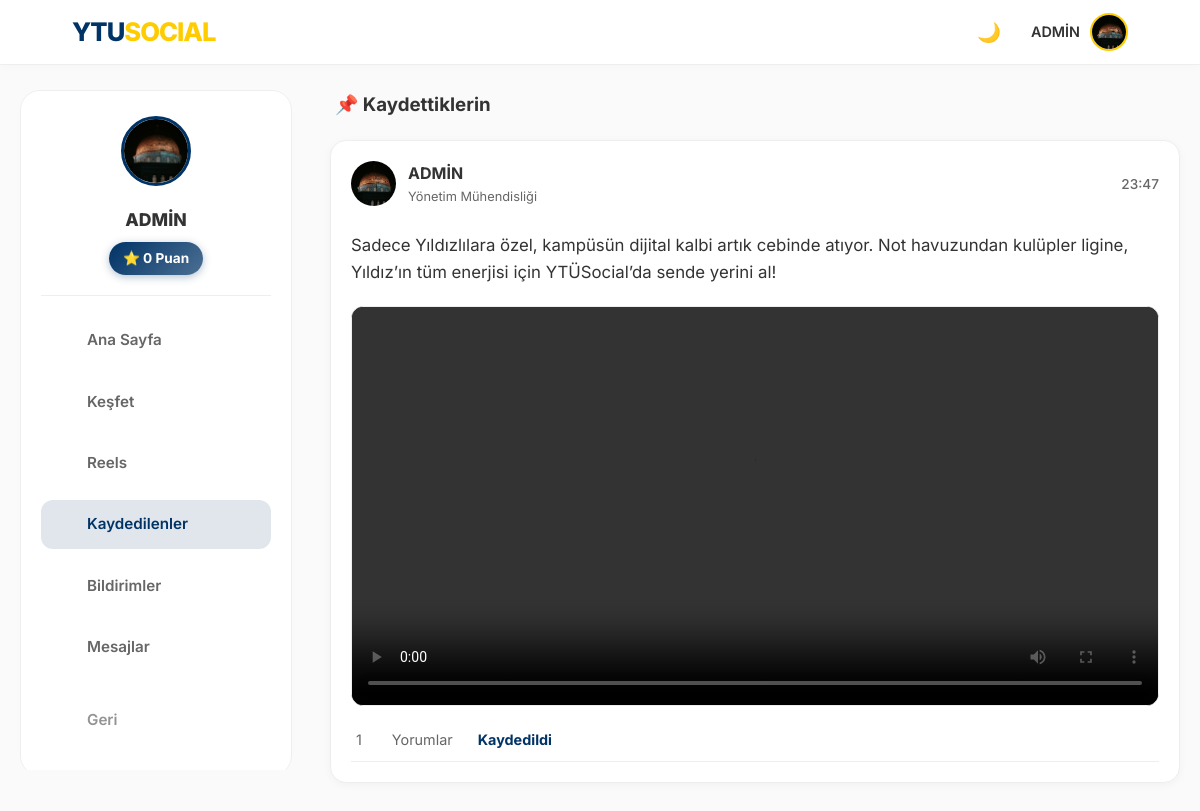
The app's page /saved (signed in) with its own data.
### models.py (models this page shows, shortened)
class User(UserMixin, db.Model):
    id = db.Column(db.Integer, primary_key=True)
    email = db.Column(db.String(120), unique=True, nullable=False)
    password = db.Column(db.String(200), nullable=False)
    username = db.Column(db.String(50), nullable=True)
    handle = db.Column(db.String(30), unique=True, nullable=True)
    stories = db.relationship('Story', backref='author', lazy=True)
    is_admin = db.Column(db.Boolean, default=False)
    department = db.Column(db.String(100), nullable=True)
    score = db.Column(db.Integer, default=0)
    bio = db.Column(db.String(200), nullable=True)
    profile_pic = db.Column(db.String(200), default='img/default_avatar.png')
    is_verified = db.Column(db.Boolean, default=False)
    otp_code = db.Column(db.String(6))
    ban_expiration = db.Column(db.DateTime, nullable=True)
    is_banned = db.Column(db.Boolean, default=False)
    posts = db.relationship('Post', backref='author', lazy=True)
    image_file = db.Column(db.String(255), nullable=True)
    comments = db.relationship('Comment', backref='author', lazy=True)
    messages_sent = db.relationship('Message', foreign_keys='Message.sender_id', backref='sender', lazy='dynamic')
    messages_received = db.relationship('Message', foreign_keys='Message.recipient_id', backref='recipient', lazy='dynamic')
    saved_posts = db.relationship('SavedPost', back_populates='user', lazy=True, cascade="all, delete-orphan")
    followed = db.relationship(
        'User', secondary=followers,
        primaryjoin=(followers.c.follower_id == id),
        secondaryjoin=(followers.c.followed_id == id),
        backref=db.backref('followers', lazy='dynamic'), lazy='dynamic'
    )

class Post(db.Model):
    id = db.Column(db.Integer, primary_key=True)
    content = db.Column(db.Text, nullable=True)
    poll = db.relationship('Poll', uselist=False, backref='post', cascade="all, delete-orphan")
    date_posted = db.Column(db.DateTime, nullable=False, default=get_turkey_time)
    image_file = db.Column(db.String(255), nullable=True)
    user_id = db.Column(db.Integer, db.ForeignKey('user.id'), nullable=False)
    liked_by = db.relationship('User', secondary=likes, backref=db.backref('liked_posts', lazy='dynamic'))
    comments = db.relationship('Comment', backref='post', lazy=True, cascade="all, delete-orphan")
    repost_of_id = db.Column(db.Integer, db.ForeignKey('post.id'), nullable=True)
    repost_of = db.relationship('Post', remote_side=[id], backref=db.backref('reposts', cascade='all, delete-orphan'))
    report_count = db.Column(db.Integer, default=0)
    def is_video(self):
        if not self.image_file: return False
        video_exts = ['mp4', 'mov', 'avi', 'webm']
        return any(self.image_file.lower().endswith(ext) for ext in video_exts)

### routes/main.py (the view)
@main.route('/saved')
@login_required
def saved_posts_list():
    posts = [saved.post for saved in current_user.saved_posts if saved.post]
    posts.reverse()
    return render_template('saved_posts.html', posts=posts)

### models.py (called while the page is built)
@login_manager.user_loader
def load_user(user_id):
    return User.query.get(int(user_id))

### utils.py (called while the page is built)
def get_trending_hashtags():
    from models import Post
    posts = Post.query.with_entities(Post.content).all()
    hashtags = {}
    for post in posts:
        if post.content:
            found_tags = re.findall(r"#(\w+)", post.content.lower())
            for tag in found_tags:
                hashtags[tag] = hashtags.get(tag, 0) + 1
    sorted_tags = sorted(hashtags.items(), key=lambda x: x[1], reverse=True)
    return sorted_tags[:5]

### templates/saved_posts.html (shortened to what this page needs)
<!DOCTYPE html>
<html lang="tr">
<head>
    <link rel="stylesheet" href="/static/style.css">
</head>
<body>
    {% include 'navbar_partial.html' ignore missing %}
    <div class="main-layout" style="grid-template-columns: 280px 1fr;">
        <aside class="left-sidebar sticky-sidebar">
            <div style="background: var(--card-bg); border-radius: 20px; padding: 25px 20px; border: 1px solid var(--border-color);">
                <div style="text-align: center; margin-bottom: 20px; padding-bottom: 20px; border-bottom: 1px solid var(--border-color);">
                    <img src="/static/{{ current_user.profile_pic }}" style="width: 70px; height: 70px; border-radius: 50%; border: 3px solid var(--ytu-lacivert); object-fit: cover; margin-bottom: 12px;">
                    <h3 style="font-size: 1.1rem; font-weight: 800; color: var(--text-color); margin: 0 0 8px 0;">{{ current_user.username }}</h3>
                    <span style="background: linear-gradient(135deg, var(--ytu-lacivert), rgba(var(--ytu-lacivert-rgb), 0.7)); color: white; display: inline-block; padding: 6px 14px; border-radius: 20px; font-weight: 700; font-size: 0.85rem; box-shadow: 0 2px 8px rgba(var(--ytu-lacivert-rgb), 0.3);">⭐ {{ current_user.score }} Puan</span>
                </div>
                <nav style="display: flex; flex-direction: column; gap: 8px;">
                    <a href="{{ url_for('main.index') }}" class="sidebar-link" style="display: flex; align-items: center; gap: 12px; padding: 12px 14px; border-radius: 12px; color: var(--text-muted); text-decoration: none; font-weight: 600; font-size: 0.95rem; transition: all 0.2s;"> Ana Sayfa</a>
                    <a href="{{ url_for('main.explore') }}" class="sidebar-link" style="display: flex; align-items: center; gap: 12px; padding: 12px 14px; border-radius: 12px; color: var(--text-muted); text-decoration: none; font-weight: 600; font-size: 0.95rem; transition: all 0.2s;"> Keşfet</a>
                    <a href="{{ url_for('main.reels') }}" class="sidebar-link" style="display: flex; align-items: center; gap: 12px; padding: 12px 14px; border-radius: 12px; color: var(--text-muted); text-decoration: none; font-weight: 600; font-size: 0.95rem; transition: all 0.2s;"> Reels</a>
                    <a href="{{ url_for('main.saved_posts_list') }}" class="sidebar-link" style="display: flex; align-items: center; gap: 12px; padding: 12px 14px; border-radius: 12px; color: var(--text-muted); text-decoration: none; font-weight: 600; font-size: 0.95rem; transition: all 0.2s; background-color: rgba(var(--ytu-lacivert-rgb), 0.12); color: var(--ytu-lacivert);"> Kaydedilenler</a>
                    <a href="{{ url_for('main.notifications') }}" class="sidebar-link" style="display: flex; align-items: center; gap: 12px; padding: 12px 14px; border-radius: 12px; color: var(--text-muted); text-decoration: none; font-weight: 600; font-size: 0.95rem; transition: all 0.2s;">
                         Bildirimler
                    </a>
                    <a href="{{ url_for('main.messages_inbox') }}" class="sidebar-link" style="display: flex; align-items: center; gap: 12px; padding: 12px 14px; border-radius: 12px; color: var(--text-muted); text-decoration: none; font-weight: 600; font-size: 0.95rem; transition: all 0.2s;"> Mesajlar</a>
                    <a href="javascript:history.back()" class="sidebar-link" style="display: flex; align-items: center; gap: 12px; padding: 12px 14px; border-radius: 12px; color: var(--text-muted); text-decoration: none; font-weight: 600; font-size: 0.95rem; transition: all 0.2s; margin-top: 12px; opacity: 0.7;"> Geri</a>
                </nav>
            </div>
        </aside>
        <main>
            <h3 style="margin-bottom: 20px; color: var(--text-color); padding-left: 5px;">📌 Kaydettiklerin</h3>
            {% for post in posts %}
            {% if post %}
            <div class="post-card">
                {% set display_post = post.repost_of if post.repost_of else post %}
                <div class="post-header">
                    <div class="post-author-info">
                        <img src="/static/{{ display_post.author.profile_pic }}" class="post-avatar">
                        <div>
                            <a href="{{ url_for('main.user_profile', handle=display_post.author.handle) }}" class="post-author-link">
                                <strong class="post-author-name">{{ display_post.author.username }}</strong>
                            </a>
                            <span class="post-author-dept">{{ display_post.author.department or 'Bölüm Yok' }}</span>
                        </div>
                    </div>
                    <small class="post-time">{{ display_post.date_posted.strftime('%H:%M') }}</small>
                </div>
                <div class="post-text">{{ display_post.content }}</div>
                {% if display_post.image_file %}
                <div class="post-image-container">
                    {% if display_post.is_video() %}
                        <video controls class="post-image" style="background: black;">
                            <source src="/static/post_images/{{ display_post.image_file }}" type="video/mp4">
                        </video>
                    {% else %}
                        <img src="/static/post_images/{{ display_post.image_file }}" class="post-image" onclick="openLightbox(this.src)">
                    {% endif %}
                </div>
                {% endif %}
                <div class="post-actions">
                    <span class="action-item" onclick="likePost('{{ display_post.id }}', this)">
                        <span class="like-count">{{ display_post.liked_by|length }}</span>
                    </span>
                    <a href="{{ url_for('main.index') }}#post-content-{{ display_post.id }}" class="action-item" style="text-decoration: none;">
                         Yorumlar
                    </a>
                    <span class="action-item" onclick="savePost('{{ display_post.id }}', this)">
                        <span class="save-icon" style="color: var(--ytu-lacivert); font-weight:bold;"> Kaydedildi</span>
                    </span>
                </div>
            </div>
            {% endif %}
            {% else %}
            <div class="empty-state">
                <div style="font-size: 3rem; margin-bottom: 10px; opacity: 0.5;">🔖</div>
                <p>Henüz hiçbir gönderiyi kaydetmedin.</p>
                <a href="/" class="btn-vote" style="text-decoration: none; display:inline-block; margin-top:10px;">Ana Sayfaya Dön</a>
            </div>
            {% endfor %}
        </main>
    </div>
</body>
</html>

### templates/navbar_partial.html (shortened to what this page needs)
<nav class="navbar">
    <a href="/" class="nav-logo">YTU<span>SOCIAL</span></a>
    <div class="nav-items" id="mobile-menu">
        <button type="button" onclick="toggleDarkMode()" id="theme-btn" title="Temayı Değiştir" style="background:none; border:none; cursor:pointer; font-size:1.2rem;">
            🌙
        </button>
        <div class="profile-menu" onclick="toggleProfileDropdown()">
            {% if current_user.is_authenticated %}
                <span style="font-weight: 600; font-size: 0.9rem;">{{ current_user.username }}</span>
                <img src="/static/{{ current_user.profile_pic }}" class="nav-avatar" alt="Profil">
            {% else %}
                <span style="font-weight: 600;">Misafir</span>
                <img src="/static/img/default_avatar.png" class="nav-avatar" alt="Misafir">
            {% endif %}
        </div>
    </div>
</nav>

### records on screen
User: username "ADMİN", profile_pic (picture), score "0", author.username "ADMİN", author "Yönetim Mühendisliği"
Post: author.profile_pic (picture), date_posted "23:47", content "Sadece Yıldızlılara özel, kampüsün dijital kalbi artık cebinde atıyor. Not havuzundan kulüpler ligine, Yıldız’ın tüm enerjisi için YTÜSocial’da sende yerini al!", liked_by|length "1"
